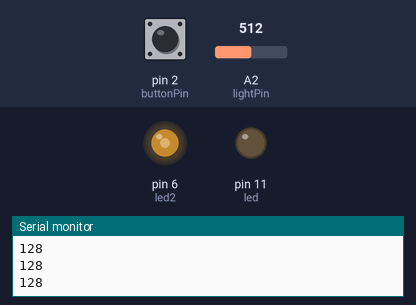
A sketch run on a simulated Arduino Uno, built with avr-gcc and run on an emulated ATmega328P. Shown: output pins drawn as LEDs (lit = HIGH), the last lines printed to the serial monitor. Dashed ring = blinking. The inputs (shaded band) are chosen by the test bench; at power-on: pin 2 (buttonPin) LOW, A2 (lightPin) = 512.

Above: at 1.2 s.
1.3 s: pin 2 (buttonPin) pulled HIGH for 0.15 s
At 2.2 s:
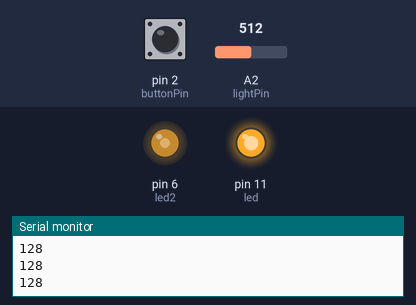
2.9 s: A2 (lightPin) set to 306
At 4.1 s:
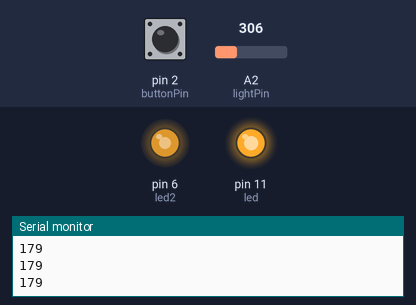
4.4 s: A2 (lightPin) set to 122
At 5.4 s:
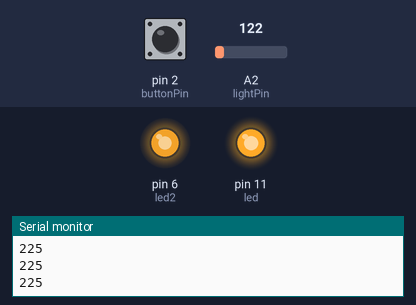
5.9 s: pin 2 (buttonPin) pulled HIGH for 1 s
At 7.09 s:
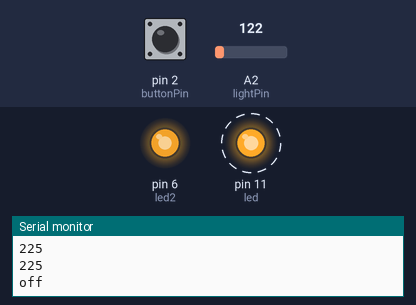
8.9 s: pin 2 (buttonPin) pulled HIGH for 3.2 s
13.6 s: A2 (lightPin) set to 716
At 13.82 s:
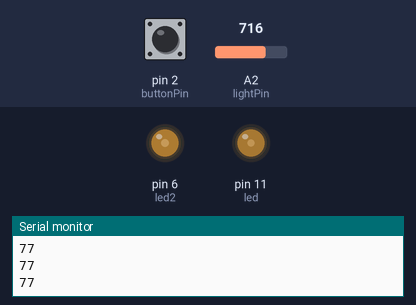
Timing chart, 0 to 17.6 s (numbered marks = the images above; inputs shaded):
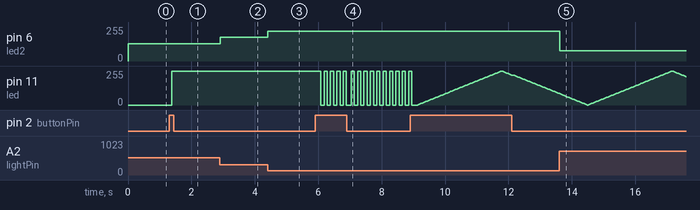

Measured:
- after the input at 1.3 s, pin 11 (led): 0/255 → 255/255 after 0.08 s
- after the input at 2.9 s, pin 6 (led2): 128/255 → 179/255 at once
- after the input at 4.4 s, pin 6 (led2): 179/255 → 225/255 at once
- after the input at 5.9 s, pin 11 (led): alternates 255/255 for 0.10 s and 0/255 for 0.10 s, starting after 0.18 s
- after the input at 13.6 s, pin 6 (led2): 225/255 → 77/255 at once

The sketch:

analog_digital.ino
```cpp
// this constant won't change:
const int  buttonPin = 2;    // the pin that the pushbutton is attached to
const int lightPin = A2;     // the pin that the ldr is connected to
const int led = 11;          // the pin that the LED1 is attached to
const int led2 = 6;          // the pin that the LED2 is attached to

// Variables will change:
int buttonPushCounter = 0;   // counter for the number of button presses
int buttonState = 0;         // current state of the button
int lastButtonState = 0;     // previous state of the button
int brightness1 = 0;         // brightness of the first led
int brightness2=0;           // brightness of the second led
int fadeAmount = 3;          // amount by which the leds are gonna fade

void setup() {
  // initialize the button pin as a input:
  pinMode(buttonPin, INPUT);
  // initialize the ldr pin as an input:
  pinMode(lightPin,INPUT);
  // initialize the LEDs as an output:
  pinMode(led, OUTPUT);
  pinMode(led2,OUTPUT);
  // initialize serial communication:
  Serial.begin(9600);
}


void loop() {
  // read the pushbutton input pin:
  buttonState = digitalRead(buttonPin);

  // compare the buttonState to its previous state
  if (buttonState != lastButtonState) {
    // if the state has changed, increment the counter
    if (buttonState == HIGH) {
      // if the current state is HIGH then the button went from off to on:
      buttonPushCounter++;
      Serial.println("on");
      Serial.print("number of button pushes: ");
      Serial.println(buttonPushCounter);
    } else {
      // if the current state is LOW then the button went from on to off:
      Serial.println("off");
    }
    // Delay a little bit to avoid bouncing
    delay(50);
  }
  // save the current state as the last state, for next time through the loop
  lastButtonState = buttonState;


  /*Checks the modulo of buttonPushCounter by dividing it with 4,
  turns it on when the modulo is 1,
  starts blinking when modulo is 2,
  starts fading in and out when modulo is 3,
  turns off the led
  */
  if (buttonPushCounter % 4 == 0) {
    digitalWrite(led, LOW);
  }
  else if (buttonPushCounter % 4 ==1){
    digitalWrite(led,HIGH);
    }
  else if (buttonPushCounter % 4 == 2) {
    digitalWrite(led,HIGH);
    delay(100);
    digitalWrite(led,LOW);
    delay(100);
  }

  else if (buttonPushCounter % 4 == 3){
    analogWrite(led,brightness1);
    if (brightness1==255){
      fadeAmount=-3;
      }
    else if (brightness1==0){
      fadeAmount=3;
      }
    brightness1+=fadeAmount;
    delay(30);
    }

  else {
    digitalWrite(led, LOW);
  }

  // read the input on analog pin 0:
  int sensorValue = analogRead(A2);
  // print out the value you read:
  //Serial.println(sensorValue);
  delay(1);        // delay in between reads for stability


  brightness2=map(sensorValue,0,1023,255,0);    //it takes the sensor value and maps it to the brightness of the led from 255 to 0 so when sensor values are high, the brightness is low and vice versa
  Serial.println(brightness2);
  analogWrite(led2,brightness2);    //lights up the led according to the brightness


}
```
